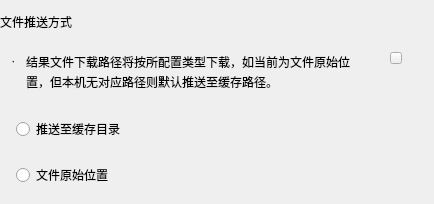
            <widget class="QWidget" name="widget_3" native="true">
             <layout class="QGridLayout" name="gridLayout_5">
              <property name="leftMargin">
               <number>0</number>
              </property>
              <property name="topMargin">
               <number>12</number>
              </property>
              <property name="rightMargin">
               <number>0</number>
              </property>
              <property name="bottomMargin">
               <number>17</number>
              </property>
              <property name="horizontalSpacing">
               <number>0</number>
              </property>
              <property name="verticalSpacing">
               <number>12</number>
              </property>
              <item row="0" column="0">
               <layout class="QHBoxLayout" name="horizontalLayout_3">
                <property name="spacing">
                 <number>8</number>
                </property>
                <item>
                 <widget class="QLabel" name="label_4">
                  <property name="styleSheet">
                   <string notr="true"/>
                  </property>
                  <property name="text">
                   <string>文件推送方式</string>
                  </property>
                 </widget>
                </item>
                <item>
                 <spacer name="horizontalSpacer_7">
                  <property name="orientation">
                   <enum>Qt::Horizontal</enum>
                  </property>
                  <property name="sizeHint" stdset="0">
                   <size>
                    <width>40</width>
                    <height>20</height>
                   </size>
                  </property>
                 </spacer>
                </item>
               </layout>
              </item>
              <item row="2" column="0">
               <layout class="QHBoxLayout" name="horizontalLayout_4">
                <item>
                 <layout class="QHBoxLayout" name="horizontalLayout_5">
                  <property name="spacing">
                   <number>48</number>
                  </property>
                  <property name="leftMargin">
                   <number>16</number>
                  </property>
                  <property name="bottomMargin">
                   <number>10</number>
                  </property>
                  <item>
                   <widget class="QRadioButton" name="pushToCache">
                    <property name="text">
                     <string>推送至缓存目录</string>
                    </property>
                   </widget>
                  </item>
                 </layout>
                </item>
                <item>
                 <spacer name="horizontalSpacer_2">
                  <property name="orientation">
                   <enum>Qt::Horizontal</enum>
                  </property>
                  <property name="sizeHint" stdset="0">
                   <size>
                    <width>40</width>
                    <height>20</height>
                   </size>
                  </property>
                 </spacer>
                </item>
               </layout>
              </item>
              <item row="3" column="0">
               <layout class="QHBoxLayout" name="horizontalLayout_9">
                <property name="spacing">
                 <number>0</number>
                </property>
                <property name="leftMargin">
                 <number>16</number>
                </property>
                <property name="bottomMargin">
                 <number>0</number>
                </property>
                <item>
                 <widget class="QRadioButton" name="pushToSrc">
                  <property name="text">
                   <string>文件原始位置</string>
                  </property>
                 </widget>
                </item>
                <item>
                 <spacer name="horizontalSpacer_8">
                  <property name="orientation">
                   <enum>Qt::Horizontal</enum>
                  </property>
                  <property name="sizeHint" stdset="0">
                   <size>
                    <width>40</width>
                    <height>20</height>
                   </size>
                  </property>
                 </spacer>
                </item>
               </layout>
              </item>
              <item row="1" column="0">
               <widget class="QWidget" name="widget_9" native="true">
                <property name="sizePolicy">
                 <sizepolicy hsizetype="Preferred" vsizetype="Preferred">
                  <horstretch>0</horstretch>
                  <verstretch>0</verstretch>
                 </sizepolicy>
                </property>
                <layout class="QGridLayout" name="gridLayout_16">
                 <property name="leftMargin">
                  <number>0</number>
                 </property>
                 <property name="topMargin">
                  <number>0</number>
                 </property>
                 <property name="rightMargin">
                  <number>24</number>
                 </property>
                 <property name="bottomMargin">
                  <number>5</number>
                 </property>
                 <property name="spacing">
                  <number>0</number>
                 </property>
                 <item row="0" column="0">
                  <widget class="QWidget" name="widget_10" native="true">
                   <property name="sizePolicy">
                    <sizepolicy hsizetype="Preferred" vsizetype="Preferred">
                     <horstretch>0</horstretch>
                     <verstretch>0</verstretch>
                    </sizepolicy>
                   </property>
                   <layout class="QGridLayout" name="gridLayout_13">
                    <property name="leftMargin">
                     <number>8</number>
                    </property>
                    <property name="topMargin">
                     <number>8</number>
                    </property>
                    <property name="rightMargin">
                     <number>8</number>
                    </property>
                    <property name="bottomMargin">
                     <number>8</number>
                    </property>
                    <property name="spacing">
                     <number>0</number>
                    </property>
                    <item row="0" column="0">
                     <layout class="QVBoxLayout" name="verticalLayout_6">
                      <property name="spacing">
                       <number>0</number>
                      </property>
                      <property name="topMargin">
                       <number>0</number>
                      </property>
                      <item alignment="Qt::AlignTop">
                       <widget class="QWidget" name="releaseWId_2" native="true">
                        <property name="sizePolicy">
                         <sizepolicy hsizetype="Preferred" vsizetype="Preferred">
                          <horstretch>0</horstretch>
                          <verstretch>0</verstretch>
                         </sizepolicy>
                        </property>
                        <layout class="QGridLayout" name="gridLayout_14">
                         <property name="leftMargin">
                          <number>0</number>
                         </property>
                         <property name="topMargin">
                          <number>0</number>
                         </property>
                         <property name="rightMargin">
                          <number>0</number>
                         </property>
                         <property name="bottomMargin">
                          <number>0</number>
                         </property>
                         <property name="spacing">
                          <number>0</number>
                         </property>
                         <item row="0" column="0">
                          <layout class="QHBoxLayout" name="horizontalLayout_14">
                           <property name="spacing">
                            <number>0</number>
                           </property>
                           <property name="leftMargin">
                            <number>0</number>
                           </property>
                           <property name="rightMargin">
                            <number>0</number>
                           </property>
                           <item alignment="Qt::AlignTop">
                            <widget class="QLabel" name="label_21">
                             <property name="minimumSize">
                              <size>
                               <width>18</width>
                               <height>18</height>
                              </size>
                             </property>
                             <property name="maximumSize">
                              <size>
                               <width>18</width>
                               <height>18</height>
                              </size>
                             </property>
                             <property name="text">
                              <string> ·</string>
                             </property>
                            </widget>
                           </item>
                           <item alignment="Qt::AlignVCenter">
                            <widget class="QLabel" name="label_12">
                             <property name="text">
                              <string>结果文件下载路径将按所配置类型下载，如当前为文件原始位</string>
                             </property>
                            </widget>
                           </item>
                           <item>
                            <spacer name="horizontalSpacer_10">
                             <property name="orientation">
                              <enum>Qt::Horizontal</enum>
                             </property>
                             <property name="sizeHint" stdset="0">
                              <size>
                               <width>40</width>
                               <height>20</height>
                              </size>
                             </property>
                            </spacer>
                           </item>
                           <item alignment="Qt::AlignTop">
                            <widget class="QPushButton" name="note">
                             <property name="minimumSize">
                              <size>
                               <width>12</width>
                               <height>12</height>
                              </size>
                             </property>
                             <property name="maximumSize">
                              <size>
                               <width>12</width>
                               <height>12</height>
                              </size>
                             </property>
                             <property name="text">
                              <string/>
                             </property>
                            </widget>
                           </item>
                          </layout>
                         </item>
                        </layout>
                       </widget>
                      </item>
                      <item>
                       <widget class="QWidget" name="widget_11" native="true">
                        <property name="sizePolicy">
                         <sizepolicy hsizetype="Preferred" vsizetype="Preferred">
                          <horstretch>0</horstretch>
                          <verstretch>0</verstretch>
                         </sizepolicy>
                        </property>
                        <layout class="QGridLayout" name="gridLayout_15">
                         <property name="leftMargin">
                          <number>18</number>
                         </property>
                         <property name="topMargin">
                          <number>0</number>
                         </property>
                         <property name="rightMargin">
                          <number>0</number>
                         </property>
                         <property name="bottomMargin">
                          <number>0</number>
                         </property>
                         <property name="spacing">
                          <number>0</number>
                         </property>
                         <item row="0" column="0">
                          <layout class="QHBoxLayout" name="horizontalLayout_23">
                           <property name="spacing">
                            <number>0</number>
                           </property>
                           <property name="leftMargin">
                            <number>0</number>
                           </property>
                           <item>
                            <widget class="QLabel" name="label_13">
                             <property name="text">
                              <string>置，但本机无对应路径则默认推送至缓存路径。</string>
                             </property>
                            </widget>
                           </item>
                           <item>
                            <spacer name="horizontalSpacer_23">
                             <property name="orientation">
                              <enum>Qt::Horizontal</enum>
                             </property>
                             <property name="sizeHint" stdset="0">
                              <size>
                               <width>40</width>
                               <height>20</height>
                              </size>
                             </property>
                            </spacer>
                           </item>
                          </layout>
                         </item>
                        </layout>
                       </widget>
                      </item>
                     </layout>
                    </item>
                   </layout>
                  </widget>
                 </item>
                </layout>
               </widget>
              </item>
             </layout>
            </widget>
